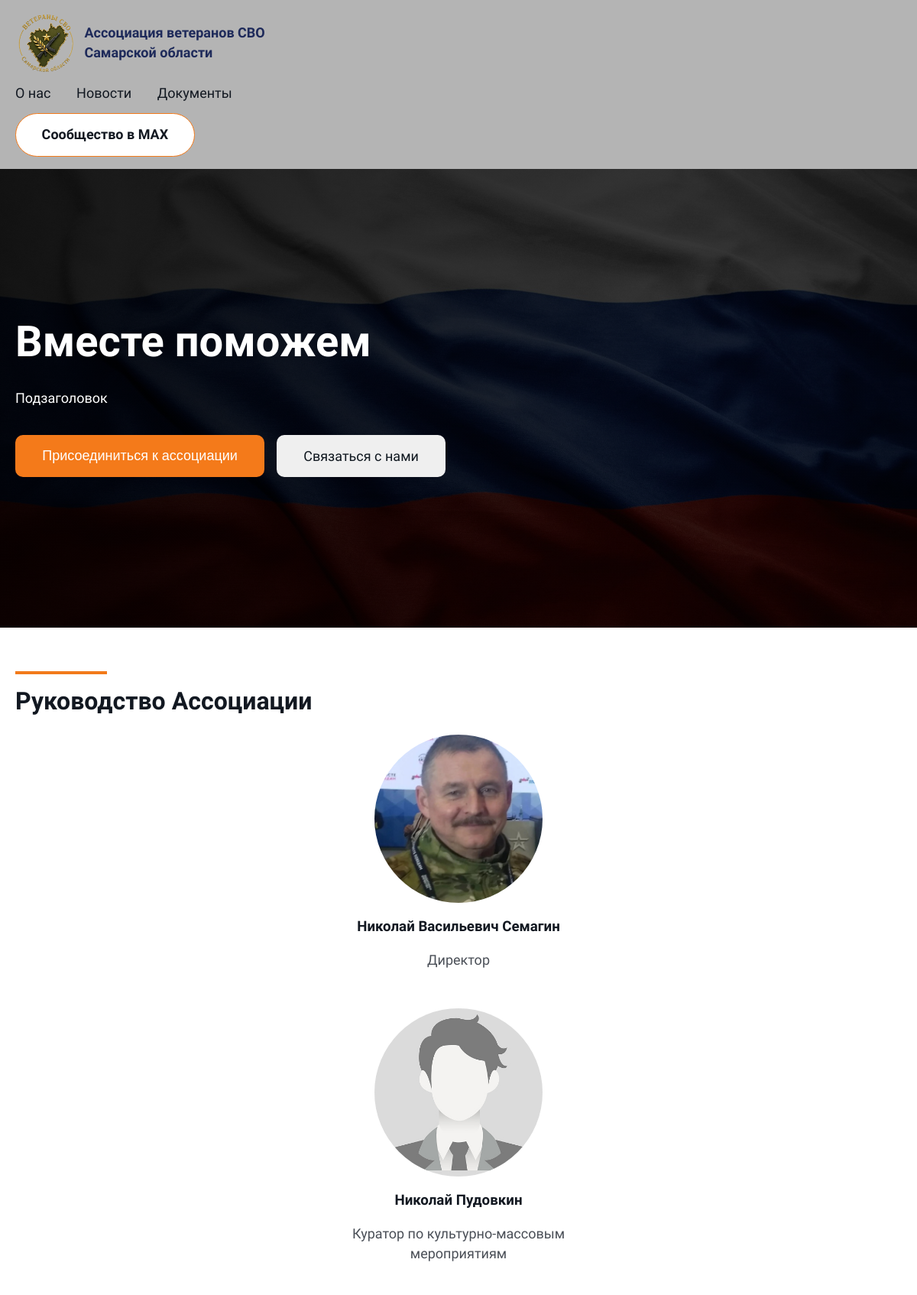
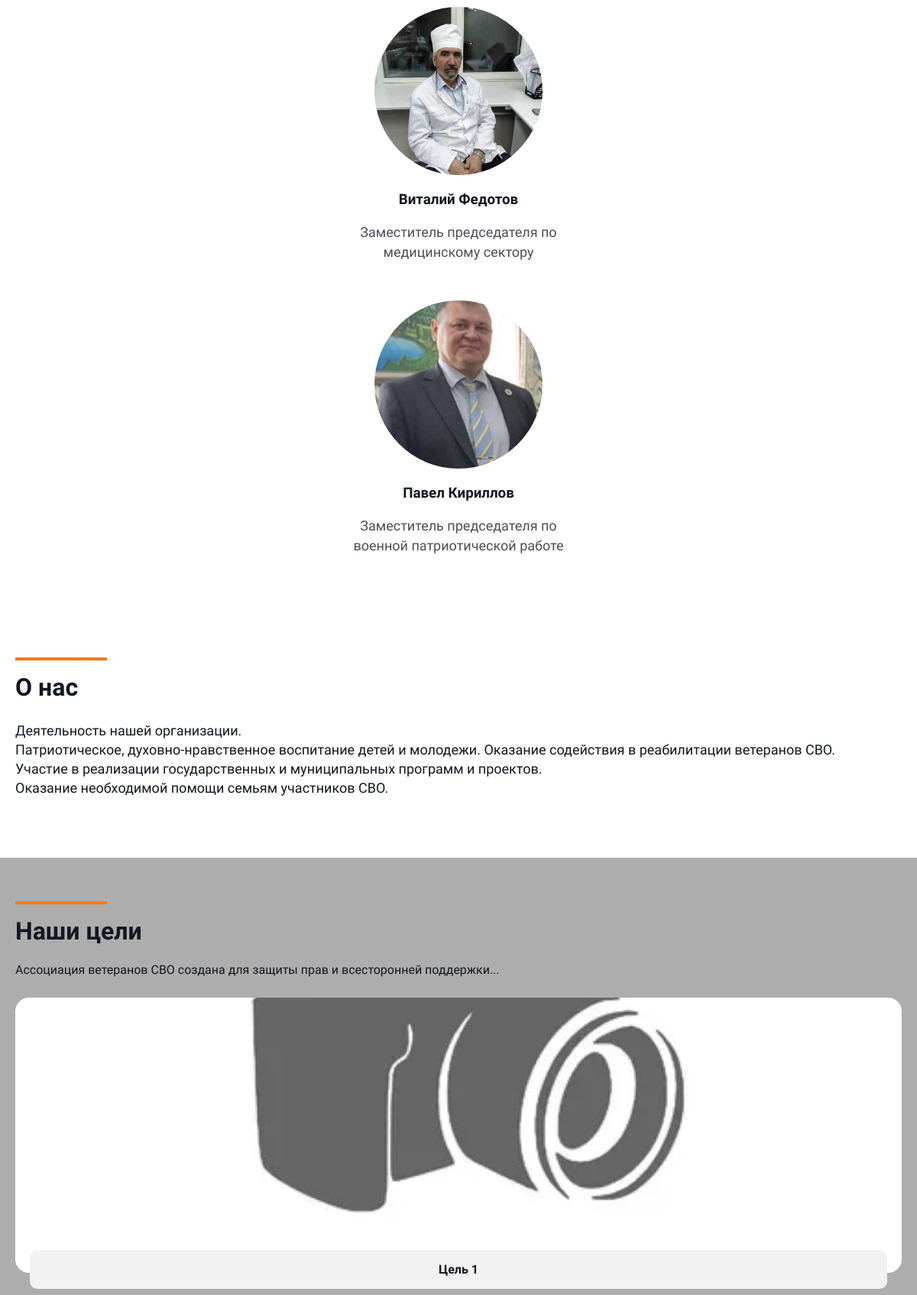
The page / (upper part) on the database its author committed (2 pictures, top to bottom).
### main/models.py (models this page shows, shortened)
class HeroBlock(models.Model):
    title = models.CharField('Заголовок', max_length=200, default='Вместе поможем')
    subtitle = models.CharField('Подзаголовок', max_length=300, blank=True)
    background_image = models.ImageField('Фоновое изображение', upload_to='hero/')
    button1_text = models.CharField('Текст первой кнопки', max_length=50, default='Присоединиться к ассоциации')
    button1_link = models.CharField('Ссылка первой кнопки', max_length=200, default='#')
    button2_text = models.CharField('Текст второй кнопки', max_length=50, default='Связаться с нами')
    button2_link = models.CharField('Ссылка второй кнопки', max_length=200, default='#contacts')
    is_active = models.BooleanField('Активен', default=True)
    class Meta:
        verbose_name = 'Главный блок'
        verbose_name_plural = 'Главный блок'

class SiteContent(models.Model):
    hero_title = models.CharField('Заголовок', max_length=200, default='Вместе на передовой - вместе в мирной жизни')
    hero_subtitle = models.TextField('Подзаголовок', blank=True, default='Объединение участников СВО и ветеранов боевых действий...')
    hero_button1_text = models.CharField('Текст кнопки 1', max_length=50, default='Присоединиться к Ассоциации')
    hero_button2_text = models.CharField('Текст кнопки 2', max_length=50, default='Связаться с нами')
    team_title = models.CharField('Заголовок', max_length=200, default='Руководство Ассоциации')
    team_subtitle = models.CharField('Подзаголовок', max_length=300, blank=True, default='')
    goals_title = models.CharField('Заголовок', max_length=200, default='Наши цели')
    goals_subtitle = models.CharField('Подзаголовок', max_length=500, default='Ассоциация ветеранов СВО создана для защиты прав и всесторонней поддержки...')
    projects_title = models.CharField('Заголовок', max_length=200, default='Наши проекты')
    projects_subtitle = models.CharField('Подзаголовок', max_length=500, default='Социальные, спортивные и культурные события, объединяющие ветеранов Московской области')
    events_title = models.CharField('Заголовок', max_length=200, default='Анонс мероприятий')
    events_subtitle = models.CharField('Подзаголовок', max_length=500, default='Присоединяйтесь к нашим событиям - участвуйте, общайтесь, находите поддержку')
    videos_title = models.CharField('Заголовок', max_length=200, default='Видеогалерея')
    videos_subtitle = models.CharField('Подзаголовок', max_length=500, default='Истории ветеранов, репортажи с мероприятий и важные обращения')
    videos_all_button_text = models.CharField('Текст кнопки "Все видео"', max_length=50, default='Посмотреть все видео')
    news_title = models.CharField('Заголовок', max_length=200, default='Новости')
    news_subtitle = models.CharField('Подзаголовок', max_length=500, default='Актуальные события и последние новости из жизни Ассоциации ветеранов СВО')
    faq_title = models.CharField('Заголовок', max_length=200, default='Часто задаваемые вопросы')
    contacts_title = models.CharField('Заголовок', max_length=200, default='Наши контакты')
    class Meta:
        verbose_name = 'Заголовки информационных блоков'
        verbose_name_plural = 'Заголовки информационных блоков'

class TeamMember(models.Model):
    name = models.CharField('ФИО', max_length=200)
    position = models.CharField('Должность', max_length=200)
    bio = models.TextField('Описание', blank=True)
    photo = models.ImageField('Фотография', upload_to='team/')
    order = models.PositiveIntegerField('Порядок', default=0)
    class Meta:
        verbose_name = 'Член руководства'
        verbose_name_plural = 'Руководство'
        ordering = ['order']

class AboutBlock(models.Model):
    title = models.CharField('Заголовок', max_length=200, default='О нас')
    content = models.TextField('Текст')
    class Meta:
        verbose_name = 'Блок "О нас"'
        verbose_name_plural = 'Блок "О нас"'

class Goal(models.Model):
    title = models.CharField('Название цели', max_length=200)
    description = models.TextField('Описание')
    icon = models.ImageField('Иконка', upload_to='goals/', blank=True)
    order = models.PositiveIntegerField('Порядок', default=0)
    class Meta:
        verbose_name = 'Цель'
        verbose_name_plural = 'Наши цели'
        ordering = ['order']

### main/views.py (the view)
# urls.py: path('', views.home, name='home'),
def home(request):
    context = {
        'hero': HeroBlock.objects.first(),
        'governor': GovernorBlock.objects.first(),
        'about': AboutBlock.objects.first(),
        'team': TeamMember.objects.all(),
        'goals': Goal.objects.all(),
        'faqs': FAQ.objects.filter(is_active=True),
        'projects': Project.objects.all(),
        'events': Event.objects.all(),
        'videos': Video.objects.all(),
        'news': News.objects.all()[:6],  # последние 6 новостей
        'contacts': ContactInfo.objects.first(),  # для контактов на главной
    }
    return render(request, 'main/home.html', context)

### main/context_processors.py (called while the page is built)
def global_context(request):
    return {
        'contacts': ContactInfo.objects.first(),
    }

def site_content(request):
    return {'site_content': SiteContent.objects.first()}

### main/templates/main/home.html (shortened to what this page needs)
{% extends 'main/base.html' %}
{% load static %}
{% block content %}
<div id="top">
    {% if hero %}
    <section class="hero" id="documents" style="background-image: linear-gradient(0deg, rgba(0, 0, 0, 0.62), rgba(0, 0, 0, 0.62)), url('{{ hero.background_image.url }}');">
        <div class="hero-overlay"></div>
        <div class="container hero-content">
            <h1>{{ hero.title }}</h1>
            <p>{{ hero.subtitle|default:"" }}</p>
            <div class="hero-actions">
                <button type="button" class="btn btn-accent" data-join-modal-open>{{ hero.button1_text }}</button>
                <a href="{{ hero.button2_link }}" class="btn btn-light">{{ hero.button2_text }}</a>
            </div>
        </div>
    </section>
    {% endif %}
    {% if team %}
    <section class="surface-white section-block">
        <div class="container">
            <div class="section-title">
                <span></span>
                <h2>{{ site_content.team_title }}</h2>
            </div>
            <div class="leader-grid">
                {% for member in team %}
                <article class="leader-card">
                    <div class="leader-photo" style="background-image: url('{{ member.photo.url }}');"></div>
                    <h3>{{ member.name }}</h3>
                    <p class="muted">{{ member.position }}</p>
                </article>
                {% endfor %}
            </div>
        </div>
    </section>
    {% endif %}
    {% if about %}
    <section class="surface-white section-block" id="intro">
        <div class="container text-block">
            <div class="section-title">
                <span></span>
                <h2>{{ about.title }}</h2>
            </div>
            {{ about.content|linebreaks }}
        </div>
    </section>
    {% endif %}
    {% if goals %}
    <section class="surface-gray section-block">
        <div class="container">
            <div class="section-title">
                <span></span>
                <h2>{{ site_content.goals_title }}</h2>
                {% if site_content.goals_subtitle %}
                    <p class="section-subtitle">{{ site_content.goals_subtitle }}</p>
                {% endif %}
            </div>
            <div class="goals-grid">
                {% for goal in goals %}
                {% if goal.icon %}
                <article class="goal-card">
                    <div class="goal-photo" style="background-image: url('{{ goal.icon.url }}');"></div>
                    <div class="goal-caption">{{ goal.title }}</div>
                </article>
                {% endif %}
                {% endfor %}
            </div>
        </div>
    </section>
    {% endif %}
</div>
{% endblock %}

### main/templates/main/base.html (shortened to what this page needs)
<!DOCTYPE html>
{% load static %}
<html lang="ru">
<head>
    <link rel="stylesheet" href="{% static 'main/css/style.css' %}">
</head>
<body>
    <header class="site-header">
        <div class="container header-inner">
            <a href="#top" class="brand">
                <img src="{% static 'main/images/logo-1.png' %}" alt="Логотип" class="brand-logo">
                <span>Ассоциация ветеранов СВО Самарской области</span>
            </a>
            <nav aria-label="Основная навигация">
                <ul class="nav-list">
                    <li><a href="#intro" class="nav-item-link">О нас</a></li>
                    <li><a href="#news" class="nav-item-link">Новости</a></li>
                    <li><a href="#documents" class="nav-item-link">Документы</a></li>
                </ul>
            </nav>
            <a class="max-link" href="#max-community">Сообщество в MAX</a>
        </div>
    </header>
    <main class="page-content">
        {% block content %}{% endblock %}
    </main>
</body>
</html>

### rows shown on the page
HeroBlock: background_image (picture), title "Вместе поможем", subtitle "Подзаголовок", button1_text "Присоединиться к ассоциации", button2_text "Связаться с нами"
SiteContent: team_title "Руководство Ассоциации", goals_title "Наши цели", goals_subtitle "Ассоциация ветеранов СВО создана для защиты прав и всесторонней поддержки..."
TeamMember: photo (picture), name "Николай Васильевич Семагин", position "Директор"
TeamMember: photo (picture), name "Николай Пудовкин", position "Куратор по культурно-массовым мероприятиям"
TeamMember: photo (picture), name "Виталий Федотов", position "Заместитель председателя по медицинскому сектору"
TeamMember: photo (picture), name "Павел Кириллов", position "Заместитель председателя по военной патриотической работе"
AboutBlock: title "О нас", content "Деятельность нашей организации. Патриотическое, духовно-нравственное воспитание детей и молодежи. Оказание содействия в реабилитации ветеранов СВО. Участие в реализации государственных и муниципальных программ и проектов. Оказание необходимой помощи семьям участников СВО."
Goal: icon (placeholder picture), title "Цель 1"
